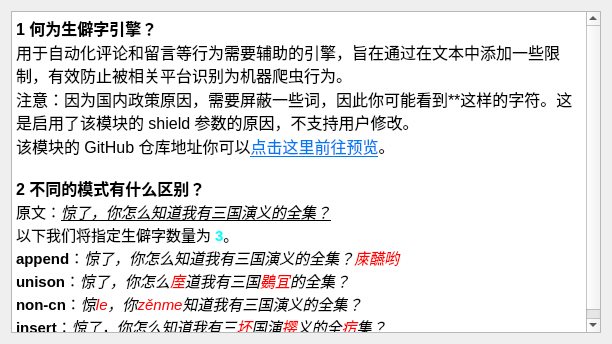
<?xml version="1.0" encoding="UTF-8"?>
<ui version="4.0">
 <class>obscurorHelpRoot</class>
 <widget class="QWidget" name="obscurorHelpRoot">
  <property name="geometry">
   <rect>
    <x>0</x>
    <y>0</y>
    <width>612</width>
    <height>344</height>
   </rect>
  </property>
  <property name="windowTitle">
   <string>生僻字引擎帮助</string>
  </property>
  <layout class="QVBoxLayout" name="verticalLayout">
   <item>
    <widget class="QTextBrowser" name="textBrowser">
     <property name="html">
      <string>&lt;!DOCTYPE HTML PUBLIC &quot;-//W3C//DTD HTML 4.0//EN&quot; &quot;http://www.w3.org/TR/REC-html40/strict.dtd&quot;&gt;
&lt;html&gt;&lt;head&gt;&lt;meta name=&quot;qrichtext&quot; content=&quot;1&quot; /&gt;&lt;style type=&quot;text/css&quot;&gt;
p, li { white-space: pre-wrap; }
&lt;/style&gt;&lt;/head&gt;&lt;body style=&quot; font-family:'Inter'; font-size:12pt; font-weight:400; font-style:normal;&quot;&gt;
&lt;p style=&quot; margin-top:0px; margin-bottom:0px; margin-left:0px; margin-right:0px; -qt-block-indent:0; text-indent:0px;&quot;&gt;&lt;span style=&quot; font-family:'Microsoft YaHei UI'; font-weight:696;&quot;&gt;1 何为生僻字引擎？&lt;/span&gt;&lt;/p&gt;
&lt;p style=&quot; margin-top:0px; margin-bottom:0px; margin-left:0px; margin-right:0px; -qt-block-indent:0; text-indent:0px;&quot;&gt;&lt;span style=&quot; font-family:'Microsoft YaHei UI';&quot;&gt;用于自动化评论和留言等行为需要辅助的引擎，旨在通过在文本中添加一些限制，有效防止被相关平台识别为机器爬虫行为。&lt;/span&gt;&lt;/p&gt;
&lt;p style=&quot; margin-top:0px; margin-bottom:0px; margin-left:0px; margin-right:0px; -qt-block-indent:0; text-indent:0px;&quot;&gt;&lt;span style=&quot; font-family:'Microsoft YaHei UI';&quot;&gt;注意：因为国内政策原因，需要屏蔽一些词，因此你可能看到**这样的字符。这是启用了该模块的 shield 参数的原因，不支持用户修改。&lt;/span&gt;&lt;/p&gt;
&lt;p style=&quot; margin-top:0px; margin-bottom:0px; margin-left:0px; margin-right:0px; -qt-block-indent:0; text-indent:0px;&quot;&gt;&lt;span style=&quot; font-family:'Microsoft YaHei UI';&quot;&gt;该模块的 GitHub 仓库地址你可以&lt;/span&gt;&lt;a href=&quot;https://github.com/gupingan/gpa-obscuror&quot;&gt;&lt;span style=&quot; font-family:'Microsoft YaHei UI'; text-decoration: underline; color:#007af4;&quot;&gt;点击这里前往预览&lt;/span&gt;&lt;/a&gt;&lt;span style=&quot; font-family:'Microsoft YaHei UI';&quot;&gt;。&lt;/span&gt;&lt;/p&gt;
&lt;p style=&quot;-qt-paragraph-type:empty; margin-top:0px; margin-bottom:0px; margin-left:0px; margin-right:0px; -qt-block-indent:0; text-indent:0px; font-family:'Microsoft YaHei UI'; font-size:11pt;&quot;&gt;&lt;br /&gt;&lt;/p&gt;
&lt;p style=&quot; margin-top:0px; margin-bottom:0px; margin-left:0px; margin-right:0px; -qt-block-indent:0; text-indent:0px;&quot;&gt;&lt;span style=&quot; font-family:'Microsoft YaHei UI'; font-weight:696;&quot;&gt;2 不同的模式有什么区别？&lt;/span&gt;&lt;/p&gt;
&lt;p style=&quot; margin-top:0px; margin-bottom:0px; margin-left:0px; margin-right:0px; -qt-block-indent:0; text-indent:0px;&quot;&gt;&lt;span style=&quot; font-family:'Microsoft YaHei UI'; font-size:11pt;&quot;&gt;原文：&lt;/span&gt;&lt;span style=&quot; font-family:'Microsoft YaHei UI'; font-size:11pt; font-style:italic; text-decoration: underline;&quot;&gt;惊了，你怎么知道我有三国演义的全集？&lt;/span&gt;&lt;/p&gt;
&lt;p style=&quot; margin-top:0px; margin-bottom:0px; margin-left:0px; margin-right:0px; -qt-block-indent:0; text-indent:0px;&quot;&gt;&lt;span style=&quot; font-family:'Microsoft YaHei UI'; font-size:11pt;&quot;&gt;以下我们将指定生僻字数量为 &lt;/span&gt;&lt;span style=&quot; font-family:'Microsoft YaHei UI'; font-size:11pt; font-weight:696; color:#00ffff;&quot;&gt;3&lt;/span&gt;&lt;span style=&quot; font-family:'Microsoft YaHei UI'; font-size:11pt;&quot;&gt;。&lt;/span&gt;&lt;/p&gt;
&lt;p style=&quot; margin-top:0px; margin-bottom:0px; margin-left:0px; margin-right:0px; -qt-block-indent:0; text-indent:0px;&quot;&gt;&lt;span style=&quot; font-family:'Microsoft YaHei UI'; font-size:11pt; font-weight:696;&quot;&gt;append&lt;/span&gt;&lt;span style=&quot; font-family:'Microsoft YaHei UI'; font-size:11pt;&quot;&gt;：&lt;/span&gt;&lt;span style=&quot; font-family:'Microsoft YaHei UI'; font-size:11pt; font-style:italic;&quot;&gt;惊了，你怎么知道我有三国演义的全集？&lt;/span&gt;&lt;span style=&quot; font-family:'Microsoft YaHei UI'; font-size:11pt; font-style:italic; color:#ff0000;&quot;&gt;庲醼哟&lt;/span&gt;&lt;/p&gt;
&lt;p style=&quot; margin-top:0px; margin-bottom:0px; margin-left:0px; margin-right:0px; -qt-block-indent:0; text-indent:0px;&quot;&gt;&lt;span style=&quot; font-family:'Microsoft YaHei UI'; font-size:11pt; font-weight:696;&quot;&gt;unison&lt;/span&gt;&lt;span style=&quot; font-family:'Microsoft YaHei UI'; font-size:11pt;&quot;&gt;：&lt;/span&gt;&lt;span style=&quot; font-family:'Microsoft YaHei UI'; font-size:11pt; font-style:italic;&quot;&gt;惊了，你怎么&lt;/span&gt;&lt;span style=&quot; font-family:'Microsoft YaHei UI'; font-size:11pt; font-style:italic; color:#ff0000;&quot;&gt;庢&lt;/span&gt;&lt;span style=&quot; font-family:'Microsoft YaHei UI'; font-size:11pt; font-style:italic;&quot;&gt;道我有三国&lt;/span&gt;&lt;span style=&quot; font-family:'Microsoft YaHei UI'; font-size:11pt; font-style:italic; color:#ff0000;&quot;&gt;鷃冝&lt;/span&gt;&lt;span style=&quot; font-family:'Microsoft YaHei UI'; font-size:11pt; font-style:italic;&quot;&gt;的全集？&lt;/span&gt;&lt;/p&gt;
&lt;p style=&quot; margin-top:0px; margin-bottom:0px; margin-left:0px; margin-right:0px; -qt-block-indent:0; text-indent:0px;&quot;&gt;&lt;span style=&quot; font-family:'Microsoft YaHei UI'; font-size:11pt; font-weight:696;&quot;&gt;non-cn&lt;/span&gt;&lt;span style=&quot; font-family:'Microsoft YaHei UI'; font-size:11pt;&quot;&gt;：&lt;/span&gt;&lt;span style=&quot; font-family:'Microsoft YaHei UI'; font-size:11pt; font-style:italic;&quot;&gt;惊&lt;/span&gt;&lt;span style=&quot; font-family:'Microsoft YaHei UI'; font-size:11pt; font-style:italic; color:#ff0000;&quot;&gt;le&lt;/span&gt;&lt;span style=&quot; font-family:'Microsoft YaHei UI'; font-size:11pt; font-style:italic;&quot;&gt;，你&lt;/span&gt;&lt;span style=&quot; font-family:'Microsoft YaHei UI'; font-size:11pt; font-style:italic; color:#ff0000;&quot;&gt;zěnme&lt;/span&gt;&lt;span style=&quot; font-family:'Microsoft YaHei UI'; font-size:11pt; font-style:italic;&quot;&gt;知道我有三国演义的全集？&lt;/span&gt;&lt;/p&gt;
&lt;p style=&quot; margin-top:0px; margin-bottom:0px; margin-left:0px; margin-right:0px; -qt-block-indent:0; text-indent:0px;&quot;&gt;&lt;span style=&quot; font-family:'Microsoft YaHei UI'; font-size:11pt; font-weight:696;&quot;&gt;insert&lt;/span&gt;&lt;span style=&quot; font-family:'Microsoft YaHei UI'; font-size:11pt;&quot;&gt;：&lt;/span&gt;&lt;span style=&quot; font-family:'Microsoft YaHei UI'; font-size:11pt; font-style:italic;&quot;&gt;惊了，你怎么知道我有三&lt;/span&gt;&lt;span style=&quot; font-family:'Microsoft YaHei UI'; font-size:11pt; font-style:italic; color:#ff0000;&quot;&gt;坏&lt;/span&gt;&lt;span style=&quot; font-family:'Microsoft YaHei UI'; font-size:11pt; font-style:italic;&quot;&gt;国演&lt;/span&gt;&lt;span style=&quot; font-family:'Microsoft YaHei UI'; font-size:11pt; font-style:italic; color:#ff0000;&quot;&gt;撄&lt;/span&gt;&lt;span style=&quot; font-family:'Microsoft YaHei UI'; font-size:11pt; font-style:italic;&quot;&gt;义的全&lt;/span&gt;&lt;span style=&quot; font-family:'Microsoft YaHei UI'; font-size:11pt; font-style:italic; color:#ff0000;&quot;&gt;疠&lt;/span&gt;&lt;span style=&quot; font-family:'Microsoft YaHei UI'; font-size:11pt; font-style:italic;&quot;&gt;集？&lt;/span&gt;&lt;/p&gt;&lt;/body&gt;&lt;/html&gt;</string>
     </property>
     <property name="openExternalLinks">
      <bool>true</bool>
     </property>
    </widget>
   </item>
  </layout>
 </widget>
 <resources/>
 <connections/>
</ui>
